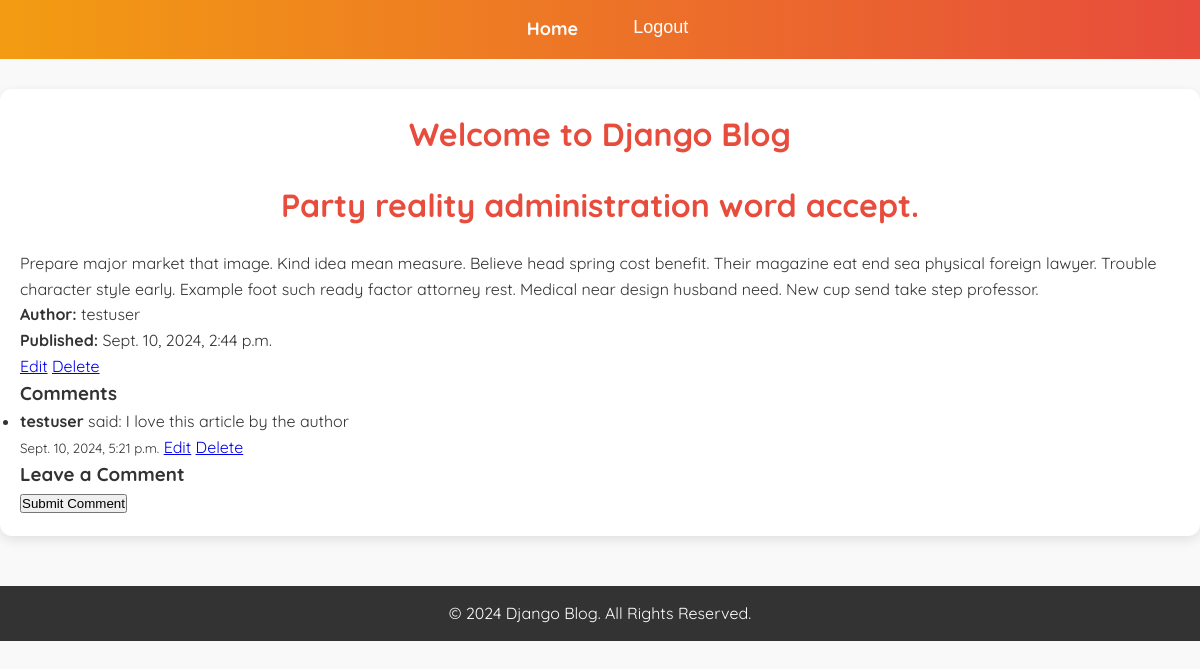
/post/6/ (signed in), run on the app's committed database.
### blog/models.py (models this page shows, shortened)
class Post(models.Model):
    title = models.CharField(max_length=100)
    content = models.TextField()
    published_date = models.DateTimeField(auto_now_add=True)
    author = models.ForeignKey(User, on_delete=models.CASCADE)

class Comment(models.Model):
    post = models.ForeignKey(Post, related_name='comments', on_delete=models.CASCADE)
    author = models.ForeignKey(User, on_delete=models.CASCADE)
    content = models.TextField()
    created_at = models.DateTimeField(auto_now_add=True)
    updated_at = models.DateTimeField(auto_now=True)

### blog/views.py (the view)
# urls.py: path('post/<int:pk>/', PostDetailView.as_view(), name='post-detail'),
class PostDetailView(LoginRequiredMixin, DetailView):
    model = Post
    template_name = 'blog/post_detail.html'

### blog/templates/blog/post_detail.html (shortened to what this page needs)
{% extends 'blog/base.html' %}
{% block content %}
    <h2>{{ object.title }}</h2>
    <p>{{ object.content }}</p>
    <p><strong>Author:</strong> {{ object.author }}</p>
    <p><strong>Published:</strong> {{ object.published_date }}</p>
    {% if user == object.author %}
        <a href="{% url 'post-update' object.id %}">Edit</a>
        <a href="{% url 'post-delete' object.id %}">Delete</a>
    {% endif %}
    <h3>Comments</h3>
    <ul>
        {% for comment in object.comments.all %}
            <li>
                <strong>{{ comment.author }}</strong> said: {{ comment.content }}
                <br><small>{{ comment.created_at }}</small>
                {% if comment.author == user %}
                    <a href="{% url 'edit-comment' comment.id %}">Edit</a>
                    <a href="{% url 'delete-comment' comment.id %}">Delete</a>
                {% endif %}
            </li>
        {% empty %}
            <li>No comments yet. Be the first to comment!</li>
        {% endfor %}
    </ul>
    <h3>Leave a Comment</h3>
    {% if user.is_authenticated %}
        <form method="post" action="{% url 'add-comment' object.id %}">
            <button type="submit">Submit Comment</button>
        </form>
    {% else %}
        <p><a href="{% url 'login' %}">Log in</a> to leave a comment.</p>
    {% endif %}
{% endblock %}

### blog/static/css/styles.css (style rules this page uses)
* { margin: 0; padding: 0; box-sizing: border-box; }
body { font-family: Arial, sans-serif; background-color: #f9f9f9; color: #333; }

### blog/templates/blog/base.html (style rules this page uses)
* { margin: 0; padding: 0; box-sizing: border-box; }
body { font-family: 'Quicksand', sans-serif; background-color: #f9f9f9; color: #333; line-height: 1.6; }
.content h2 { text-align: center; margin-bottom: 20px; color: #e74c3c; font-size: 32px; font-weight: 700; }

### data on the page
Post: title "Party reality administration word accept.", content "Prepare major market that image. Kind idea mean measure. Believe head spring cost benefit. Their magazine eat end sea physical foreign lawyer. Trouble character style early. Example foot such ready factor attorney rest. Medical near design husband need. New cup send take step professor.", author "testuser", published_date "Sept. 10, 2024, 2:44 p.m."
Comment: author "testuser", content "I love this article by the author", created_at "Sept. 10, 2024, 5:21 p.m.", shows "Edit"
